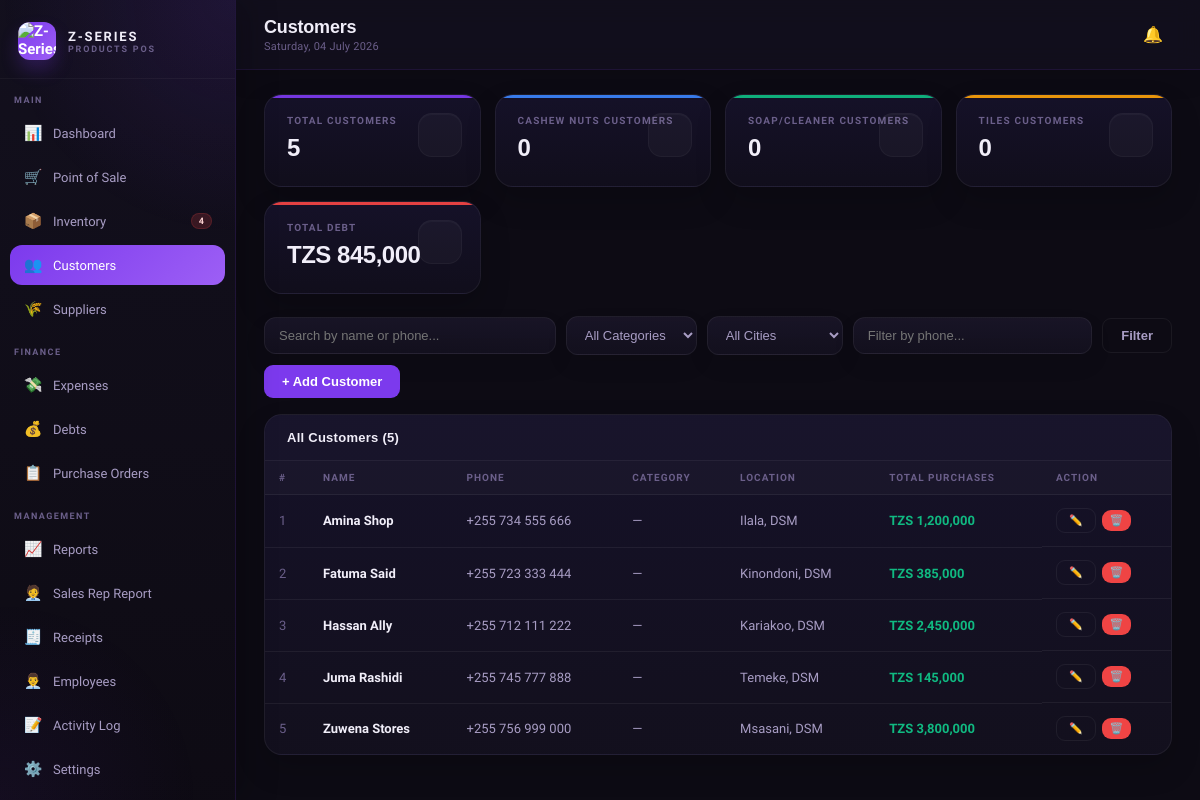
/customers.php (signed in), run on the app's committed database.
### tables this page shows
CREATE TABLE categories (
  id INT AUTO_INCREMENT PRIMARY KEY,
  name VARCHAR(100) NOT NULL,
  description TEXT,
  created_at TIMESTAMP DEFAULT CURRENT_TIMESTAMP
);

CREATE TABLE customers (
  id INT AUTO_INCREMENT PRIMARY KEY,
  name VARCHAR(150) NOT NULL,
  phone VARCHAR(20),
  category_id INT,
  location VARCHAR(200),
  total_purchases DECIMAL(15,2) DEFAULT 0,
  outstanding_debt DECIMAL(12,2) DEFAULT 0,
  created_at TIMESTAMP DEFAULT CURRENT_TIMESTAMP,
  FOREIGN KEY (category_id) REFERENCES categories(id)
);

### config.php (called while the page is built, shortened)
<?php
function appBaseUrl() {
    static $base = null;
    if ($base !== null) return $base;
    $script = str_replace('\\', '/', $_SERVER['SCRIPT_NAME'] ?? '');
    $dir = rtrim(dirname($script), '/');
    $base = ($dir === '' || $dir === '.') ? '' : $dir;
    return $base;
}
function appPath($path = '') {
    $path = ltrim((string)$path, '/');
    return appBaseUrl() . '/' . $path;
}
function sanitizeString($s, $maxLen = 1000) {
    $s = trim((string)$s);
    if ($maxLen > 0) $s = mb_substr($s, 0, $maxLen);
    return $s;
}
function hasPrivilege($privilege) {
    $role = $_SESSION['user_role'] ?? 'cashier';
    if ($role === 'admin') return true;
    $privileges = getUserPrivileges();
    return in_array($privilege, $privileges, true);
}
function tzs($amount) {
    return 'TZS ' . number_format($amount, 0, '.', ',');
}
?>

### customers.php (the view, shortened to what this page needs)
<?php
$page_title = 'Customers';
$content_class = 'content premium-content';
require_once 'includes/header.php';
$search = sanitizeString($_GET['search'] ?? '', 100);
$phone_f = sanitizeString($_GET['phone'] ?? '', 40);
$where = ["1=1"];
$stmt = $conn->prepare("SELECT c.*, cat.name as category_name FROM customers c LEFT JOIN categories cat ON c.category_id=cat.id WHERE " . implode(' AND ', $where) . " ORDER BY c.name");
$stmt->execute();
$customers = $stmt->get_result();
$stats = $conn->query("SELECT COUNT(*) as total, SUM(outstanding_debt>0) as with_debt, SUM(outstanding_debt) as total_debt FROM customers")->fetch_assoc();
$cat_counts = $conn->query("SELECT cat.id, cat.name, COUNT(c.id) as cnt FROM categories cat LEFT JOIN customers c ON c.category_id=cat.id GROUP BY cat.id, cat.name ORDER BY cat.name")->fetch_all(MYSQLI_ASSOC);
$stat_colors = ['blue','green','amber','purple'];
?>
<div class="stats-grid">
  <div class="stat-card purple"><div class="stat-label">Total Customers</div><div class="stat-value"><?=$stats['total']?></div><div class="stat-icon"></div></div>
  <?php foreach ($cat_counts as $i => $cc): ?>
  <div class="stat-card <?=$stat_colors[$i % count($stat_colors)]?>"><div class="stat-label"><?=htmlspecialchars($cc['name'])?> Customers</div><div class="stat-value"><?=$cc['cnt']?></div><div class="stat-icon"></div></div>
  <?php endforeach; ?>
  <div class="stat-card red"><div class="stat-label">Total Debt</div><div class="stat-value"><?=tzs($stats['total_debt'])?></div><div class="stat-icon"></div></div>
</div>
<form method="GET" style="display:contents">
<div class="filter-bar">
  <input class="filter-search" name="search" placeholder="Search by name or phone..." value="<?=htmlspecialchars($search)?>"/>
  <select class="filter-select" name="category" onchange="this.form.submit()">
    <option value="">All Categories</option>
  </select>
  <select class="filter-select" name="city" onchange="this.form.submit()">
    <option value="">All Cities</option>
  </select>
  <input class="filter-search" style="flex:0.8" name="phone" placeholder="Filter by phone..." value="<?=htmlspecialchars($phone_f)?>" onchange="this.form.submit()"/>
  <button type="submit" class="btn btn-outline">Filter</button>
  <button type="button" class="btn btn-primary" onclick="openModal('add-customer-modal')">+ Add Customer</button>
</div></form>
<div class="card"><div class="card-header"><span class="card-title">All Customers (<?=$customers->num_rows?>)</span></div>
<div class="table-wrap"><table><thead><tr><th>#</th><th>Name</th><th>Phone</th><th>Category</th><th>Location</th><th>Total Purchases</th><th>Action</th></tr></thead>
<tbody><?php $i=1; while($c=$customers->fetch_assoc()):?>
<tr><td class="text-muted"><?=$i++?></td><td class="td-bold"><?=htmlspecialchars($c['name'])?></td><td><?=htmlspecialchars($c['phone'])?></td>
<td><?php if($c['category_name']): ?><span class="badge badge-<?=$c['category_name']==='Soap'?'info':'purple'?>"><?=htmlspecialchars($c['category_name'])?></span><?php else: ?>—<?php endif; ?></td>
<td><?=htmlspecialchars($c['location']??'—')?></td><td class="text-success"><?=tzs($c['total_purchases'])?></td>
<td style="display:flex;gap:6px;align-items:center">
  <button type="button" class="btn btn-outline btn-sm" title="Edit" aria-label="Edit" onclick='openEditCustomer(this)' data-id="<?=$c['id']?>" data-name="<?=htmlspecialchars($c['name'], ENT_QUOTES)?>" data-phone="<?=htmlspecialchars($c['phone'], ENT_QUOTES)?>" data-category="<?=htmlspecialchars($c['category_id'] ?? '', ENT_QUOTES)?>" data-location="<?=htmlspecialchars($c['location'] ?? '', ENT_QUOTES)?>">✏️</button>
  <form method="POST" style="margin:0" data-confirm="Delete <?=htmlspecialchars($c['name'], ENT_QUOTES)?>? This cannot be undone."><button type="submit" class="btn btn-sm btn-danger" title="Delete" aria-label="Delete" style="padding:4px 8px;font-size:11px">🗑️</button></form>
</td></tr>
<?php endwhile; if($customers->num_rows===0): ?><tr><td colspan="7" style="text-align:center;padding:30px;color:var(--text3)">No customers found</td></tr><?php endif;?></tbody></table></div></div>
<?php require_once 'includes/footer.php'; ?>

### includes/header.php (shortened to what this page needs)
<?php
require_once __DIR__ . '/../config.php';
$current_page = basename($_SERVER['PHP_SELF'], '.php');
$low_stock_count = 0;
$ls = $conn->query("SELECT COUNT(*) as c FROM products WHERE stock <= low_stock_threshold AND status='active'");
if ($ls) $low_stock_count = $ls->fetch_assoc()['c'];
?>
<!DOCTYPE html>
<html lang="en">
<head>
<link rel="stylesheet" href="<?= htmlspecialchars(appPath('css/style.css'), ENT_QUOTES) ?>"/>
</head>
<body>
<div class="layout">
<div class="sidebar">
  <div class="sidebar-logo">
    <img class="sidebar-logo-icon" src="<?= htmlspecialchars(appPath('uploads/z series logo.png'), ENT_QUOTES) ?>" alt="Z-Series logo"/>
    <div>
      <div class="sidebar-logo-text">Z-SERIES</div>
      <div class="sidebar-logo-sub">Products POS</div>
    </div>
  </div>
  <div class="sidebar-section">Main</div>
  <?php if(hasPrivilege('dashboard')): ?>
  <a href="dashboard.php" class="nav-item <?= $current_page==='dashboard'?'active':'' ?>"><span class="nav-icon">📊</span> Dashboard</a>
  <?php endif; ?>
  <?php if(hasPrivilege('pos')): ?>
  <a href="pos.php" class="nav-item <?= $current_page==='pos'?'active':'' ?>"><span class="nav-icon">🛒</span> Point of Sale</a>
  <?php endif; ?>
  <?php if(hasPrivilege('inventory')): ?>
  <a href="inventory.php" class="nav-item <?= $current_page==='inventory'?'active':'' ?>">
    <span class="nav-icon">📦</span> Inventory
    <?php if($low_stock_count>0): ?><span class="nav-badge"><?= $low_stock_count ?></span><?php endif; ?>
  </a>
  <?php endif; ?>
  <?php if(hasPrivilege('customers')): ?>
  <a href="customers.php" class="nav-item <?= $current_page==='customers'?'active':'' ?>"><span class="nav-icon">👥</span> Customers</a>
  <?php endif; ?>
  <?php if(hasPrivilege('suppliers')): ?>
  <a href="suppliers.php" class="nav-item <?= $current_page==='suppliers'?'active':'' ?>"><span class="nav-icon">🌾</span> Suppliers</a>
  <?php endif; ?>
  <div class="sidebar-section">Finance</div>
  <?php if(hasPrivilege('expenses')): ?>
  <a href="expenses.php" class="nav-item <?= $current_page==='expenses'?'active':'' ?>"><span class="nav-icon">💸</span> Expenses</a>
  <?php endif; ?>
  <?php if(hasPrivilege('debts')): ?>
  <a href="debts.php" class="nav-item <?= $current_page==='debts'?'active':'' ?>"><span class="nav-icon">💰</span> Debts</a>
  <?php endif; ?>
  <?php if(hasPrivilege('purchase_orders')): ?>
  <a href="purchase_orders.php" class="nav-item <?= $current_page==='purchase_orders'?'active':'' ?>"><span class="nav-icon">📋</span> Purchase Orders</a>
  <?php endif; ?>
  <div class="sidebar-section">Management</div>
  <?php if(hasPrivilege('reports')): ?>
  <a href="reports.php" class="nav-item <?= $current_page==='reports'?'active':'' ?>"><span class="nav-icon">📈</span> Reports</a>
  <a href="cashier_sales.php" class="nav-item <?= $current_page==='cashier_sales'?'active':'' ?>"><span class="nav-icon">🧑‍💼</span> Sales Rep Report</a>
  <?php endif; ?>
  <?php if(hasPrivilege('receipts')): ?>
  <a href="receipts.php" class="nav-item <?= $current_page==='receipts'?'active':'' ?>"><span class="nav-icon">🧾</span> Receipts</a>
  <?php endif; ?>
  <?php if(hasPrivilege('employees')): ?>
  <a href="employees.php" class="nav-item <?= $current_page==='employees'?'active':'' ?>"><span class="nav-icon">👨‍💼</span> Employees</a>
  <?php endif; ?>
  <?php if(hasPrivilege('activity')): ?>
  <a href="activity.php" class="nav-item <?= $current_page==='activity'?'active':'' ?>"><span class="nav-icon">📝</span> Activity Log</a>
  <?php endif; ?>
  <?php if(hasPrivilege('settings')): ?>
  <a href="settings.php" class="nav-item <?= $current_page==='settings'?'active':'' ?>"><span class="nav-icon">⚙️</span> Settings</a>
  <?php endif; ?>
  <?php if(hasPrivilege('users')): ?>
  <a href="users.php" class="nav-item <?= $current_page==='users'?'active':'' ?>"><span class="nav-icon">👤</span> Users</a>
  <?php endif; ?>
</div>
<div class="main">
<div class="topbar">
  <div>
    <div class="topbar-title"><?= $page_title ?? 'Dashboard' ?></div>
    <div class="topbar-sub"><?= date('l, d F Y') ?></div>
  </div>
  <div class="topbar-right">
    <div class="notif-wrap">
      <button id="notif-btn" class="notif-btn" aria-haspopup="true" aria-expanded="false">
        <span class="notif-icon">🔔</span>
      </button>
    </div>
  </div>
</div>
<div class="<?= htmlspecialchars($content_class ?? 'content') ?>">

### includes/footer.php (shortened to what this page needs)
</div>
</div>
</div>
</body>
</html>

### data on the page
categories: name "CASHEW NUTS", cnt "0"
categories: name "SOAP/CLEANER", cnt "0"
categories: name "TILES", cnt "0"
customers: name "Amina Shop", phone "+255 734 555 666", location "Ilala, DSM", total_purchases "TZS 1,200,000"
customers: name "Fatuma Said", phone "+255 723 333 444", location "Kinondoni, DSM", total_purchases "TZS 385,000"
customers: name "Hassan Ally", phone "+255 712 111 222", location "Kariakoo, DSM", total_purchases "TZS 2,450,000"
customers: name "Juma Rashidi", phone "+255 745 777 888", location "Temeke, DSM", total_purchases "TZS 145,000"
customers: name "Zuwena Stores", phone "+255 756 999 000", location "Msasani, DSM", total_purchases "TZS 3,800,000"

### other printed values
$low_stock_count "4"
$page_title "Customers"
$stats['total'] "5"
tzs($stats['total_debt']) "TZS 845,000"
$customers->num_rows "5"
